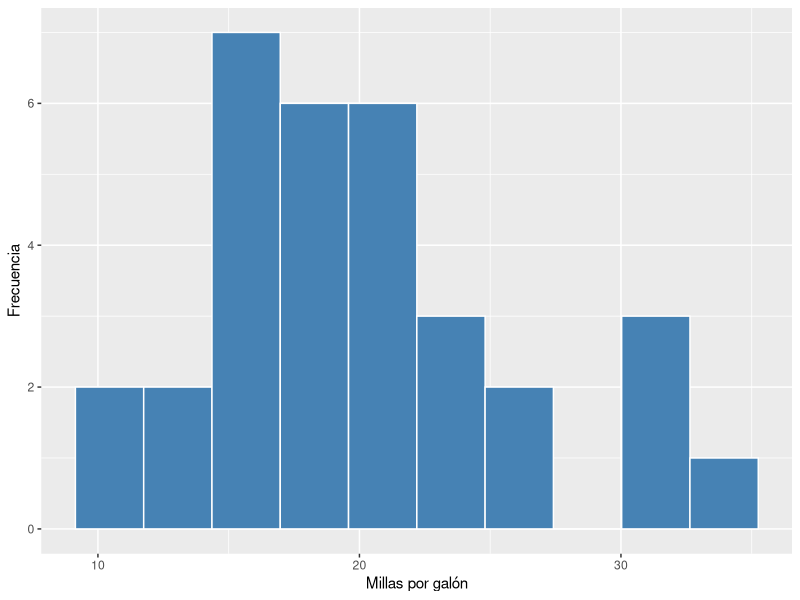

R code for this plot:
## ---- chunk 1
2 + 3 * 4
sqrt(16)
10 %% 3   # resto de la división
## ---- chunk 2
x <- 5
y <- x^2
y
## ---- chunk 3
class(3.14)        # numeric
class(5L)          # integer
class("hola")      # character
class(TRUE)        # logical
## ---- chunk 4
edades <- c(21, 19, 23, 20, 22)
mean(edades)
edades[2]          # segundo elemento
edades[edades > 20]
## ---- chunk 5
grupo <- factor(c("A", "B", "A", "C", "B"))
levels(grupo)
table(grupo)
## ---- chunk 6
head(mtcars)
str(mtcars)
## ---- chunk 7
mtcars$mpg[1:5]
mtcars[1:3, c("mpg", "cyl")]
## ---- chunk 8
library(tidyverse)
## ---- chunk 9
summary(mtcars$mpg)
## ---- chunk 10
#| label: fig-hist-mpg
#| fig-cap: "Distribución del consumo (millas por galón)."
ggplot(mtcars, aes(x = mpg)) +
  geom_histogram(bins = 10, fill = "steelblue", color = "white") +
  labs(x = "Millas por galón", y = "Frecuencia")
